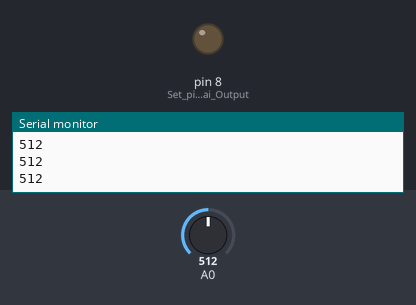
A sketch run on a simulated Arduino Uno, built with avr-gcc and run on an emulated ATmega328P. On the bench: output pins drawn as LEDs (lit = HIGH), the last lines printed to the serial monitor. The test bench sets the inputs (shaded band); at power-on: A0 = 512.

Above: at 1.3 s.
1.4 s: A0 set to 366
2.9 s: A0 set to 342
At 4.2 s:
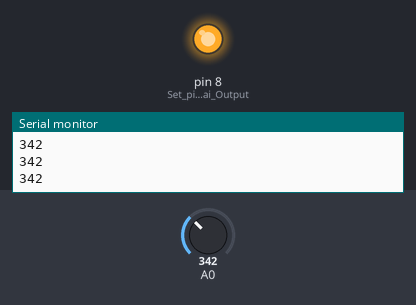
4.5 s: A0 set to 360
At 5.5 s:
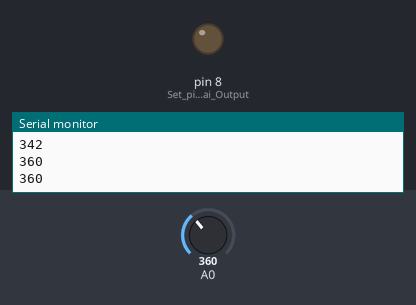
6.0 s: A0 set to 340
At 6.7 s:
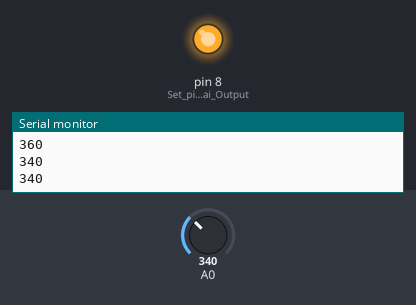
Timing chart, 0 to 8.5 s (numbered marks = the images above; inputs shaded):
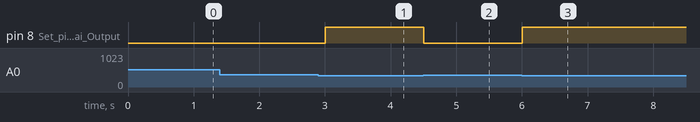

The sketch:

Sensor_LDR_untuk_Control_LED.ino
```cpp
int hasilSensorLDR; // Variable untuk sensor LDR

void setup() {
  Serial.begin(9600); // Serial Monitor
  pinMode(8,OUTPUT);  // Set pin 8 sebagai Output
}

void loop() {
  hasilSensorLDR=analogRead(0); // Hasil LDR = Hasil input pada pin A0
  if (hasilSensorLDR<350)       // (Kurang Cahaya)
{
    digitalWrite(8,HIGH);       // Aktifkan Relay atau LED
}
  else digitalWrite(8,LOW);     // Jika tidak, Matikan Relay/LED
  Serial.println(hasilSensorLDR); // Print hasil LDR ke Serial Monitor
  delay(500);                   // Delay setengah detik
}
```

Measured:
- the behaviour switches between 350 and 349 on A0 (found by bisection; images 0 and 1)
- after the input at 2.9 s, pin 8 (Set_pin_8_sebagai_Output): LOW → HIGH after 0.10 s
- after the input at 4.5 s, pin 8 (Set_pin_8_sebagai_Output): HIGH → LOW at once
- after the input at 6.0 s, pin 8 (Set_pin_8_sebagai_Output): LOW → HIGH at once
